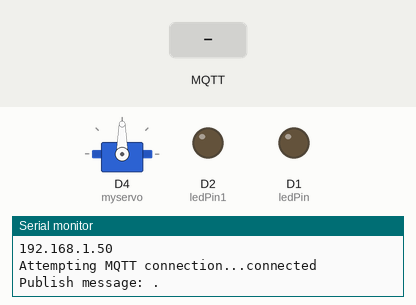
A sketch run on a simulated ESP8266 (NodeMCU). Shown: servo, output pins drawn as LEDs (lit = HIGH), the last lines printed to the serial monitor. Inputs (shaded band) come from the test bench. WiFi joins after 1.5 s; servers stay silent unless stated; random numbers use the default seed unless the sketch sets one; no MQTT or app messages arrive unless stated.

Above: at 2.7 s.
2.8 s: MQTT message "1" arrives on the first subscribed topic
At 4.0 s:
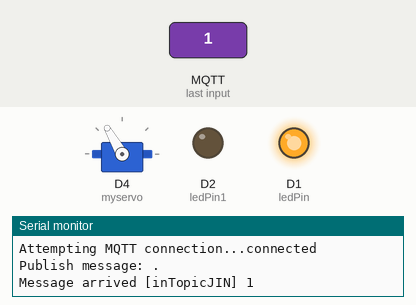
4.3 s: MQTT message "on" arrives on the first subscribed topic
At 5.2 s:
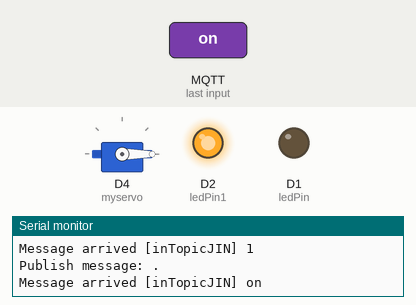
Timing chart, 0 to 7.3 s (numbered marks = the images above; inputs shaded):
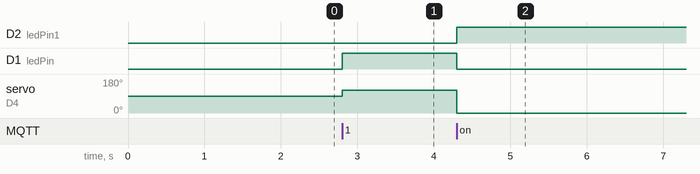

The sketch:

NodeMCU.ino
```cpp
#include <ESP8266WiFi.h>
#include <PubSubClient.h>
#include <Servo.h>
// 連線設定( SSID 為本地wifi名稱 password為WIFI密碼 mqtt_server填寫需連線的主機端)

const char* ssid = "WIFI帳號";
const char* password = "WIFI密碼";
const char* mqtt_server = "MQTT伺服器";
///


//下列此段為WIFI設定流程(可不管)
WiFiClient espClient;
PubSubClient client(espClient);
unsigned long lastMsg = 0;
#define MSG_BUFFER_SIZE	(50)
char msg[MSG_BUFFER_SIZE];
int value = 0;

void setup_wifi() {

  delay(10);
  // We start by connecting to a WiFi network
  Serial.println();
  Serial.print("Connecting to ");
  Serial.println(ssid);

  WiFi.mode(WIFI_STA);
  WiFi.begin(ssid, password);

  while (WiFi.status() != WL_CONNECTED) {
    delay(500);
    Serial.print(".");
  }

  randomSeed(micros());

  Serial.println("");
  Serial.println("WiFi connected");
  Serial.println("IP address: ");
  Serial.println(WiFi.localIP());
}
//到此上面為 WIFI 設定流程可不管


///以下為設置 馬達角為、LED_PIN燈腳位
Servo myservo;
int ledPin = D1;
int ledPin1 = D2;

//設定 MQTT 收到 指令 " 1 " 時，及為開門並且亮綠燈，反之收到 " 0 " 則為關門，亮紅燈。
void callback(char* topic, byte* payload, unsigned int length) {
  Serial.print("Message arrived [");
  Serial.print(topic);payload;
  Serial.print("] ");
  for (int i = 0; i < length; i++) {
    Serial.print((char)payload[i]);
  }
  Serial.println();

  if ((char)payload[0] == '1') {
    digitalWrite(ledPin, HIGH);
    digitalWrite(ledPin1, LOW);
    myservo.write(120);
  } else {
    digitalWrite(ledPin, LOW);
    digitalWrite(ledPin1,HIGH);
    myservo.write(0);
  }

}


//MQTT重新連接
void reconnect() {
  // Loop until we're reconnected
  while (!client.connected()) {
    Serial.print("Attempting MQTT connection...");
    // Create a random client ID
    String clientId = "ESP8266Client-";
    clientId += String(random(0xffff), HEX);
    // Attempt to connect
    if (client.connect(clientId.c_str())) {
      Serial.println("connected");
      // Once connected, publish an announcement...
      client.publish("outTopicJIN", "hello world");
      // ... and resubscribe
      client.subscribe("inTopicJIN");
    } else {
      Serial.print("failed, rc=");
      Serial.print(client.state());
      Serial.println(" try again in 5 seconds");
      // Wait 5 seconds before retrying
      delay(5000);
    }
  }
}

//設定觸發腳位的針腳
void setup() {
  myservo.attach(2);
  pinMode(ledPin, OUTPUT);
  pinMode(ledPin1, OUTPUT);
  Serial.begin(115200);
  setup_wifi();
  client.setServer(mqtt_server, 1883);
  client.setCallback(callback);
}
//不斷重新回圈
void loop() {

  if (!client.connected()) {
    reconnect();
  }
  client.loop();

  unsigned long now = millis();
  if (now - lastMsg > 2000) {
    lastMsg = now;
    ++value;
    snprintf (msg, MSG_BUFFER_SIZE, ".", value);
    Serial.print("Publish message: ");
    Serial.println(msg);
    client.publish("outTopic", msg);
  }
}
```

Measured:
- after the input at 2.8 s, D1 (ledPin): LOW → HIGH at once; servo on D4 (myservo): 90° → 120° at once
- after the input at 4.3 s, D2 (ledPin1): LOW → HIGH at once; D1 (ledPin): HIGH → LOW at once; servo on D4 (myservo): 120° → 0° at once
